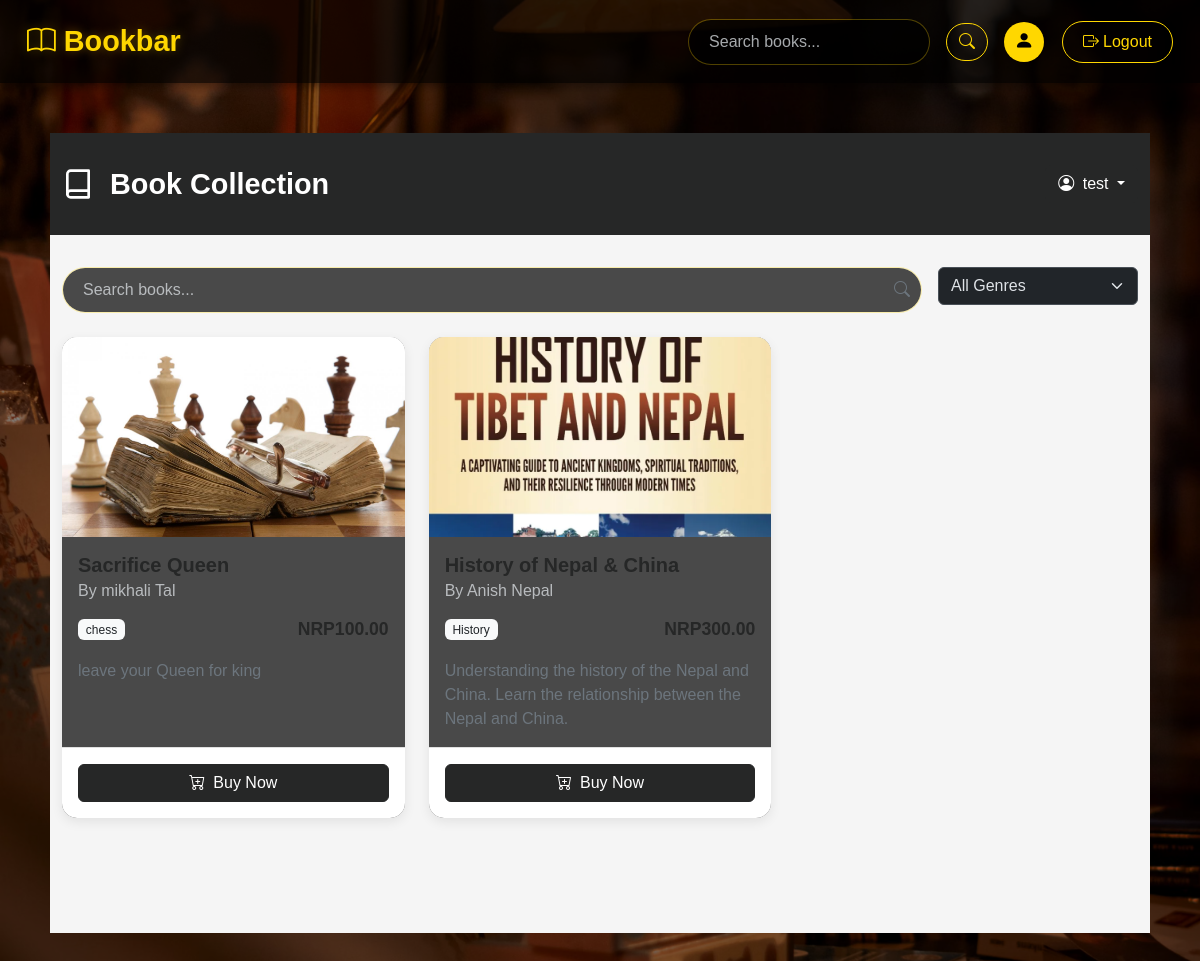
The page /product/book_list/ (signed in) on the database as committed earlier.
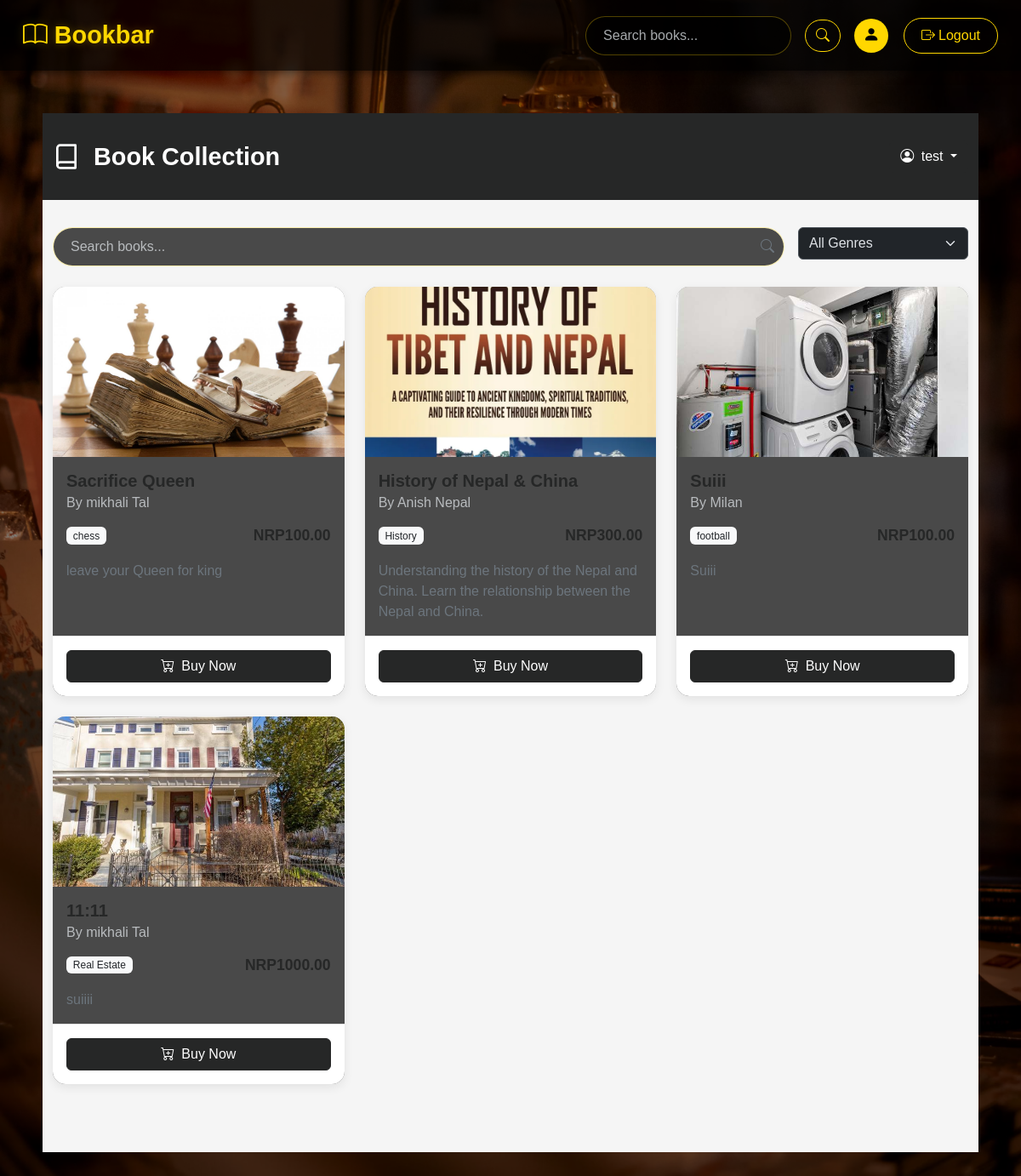
The same page on the database as committed later.
### product/models.py (models this page shows, shortened)
class Book(models.Model):
    Title= models.CharField(max_length=25)
    Author= models.ForeignKey(Author, on_delete=models.CASCADE)
    Descriptions= models.TextField()
    Genere= models.CharField(max_length=15)
    Price =models.DecimalField(max_digits=6 , decimal_places=2)
    Cover_Page= models.ImageField(upload_to='image/')

class Author(models.Model):
    Name= models.CharField(max_length=100)
    DOB= models.DateField(blank=True, null=True)
    Education= models.CharField(max_length=250)

### product/views.py (the view)
# urls.py: path('book_list/', views.book_list, name='book_list'),
@login_required
def book_list(request):
    book = Book.objects.all()
    return render(request,'book_list.html', {'book': book})

### product/templates/book_list.html (shortened to what the changed rows need)
{% extends 'base.html' %}
{% block content %}
<div class="book-list-container">
    <div class="header-section">
        <div class="container">
            <div class="d-flex justify-content-between align-items-center flex-wrap">
                <div class="header-title">
                    <h1>Book Collection</h1>
                </div>
            </div>
        </div>
    </div>
    <div class="container main-content">
        {% if book %}
            <div class="row row-cols-1 row-cols-md-2 row-cols-lg-3 g-4 book-grid">
                {% for b in book %}
                    <div class="col book-item" data-title="{{ b.Title|lower }}" data-genre="{{ b.Genere|lower }}">
                        <div class="card h-100 book-card">
                            <div class="book-cover-container">
                                {% if b.Cover_Page %}
                                    <img src="{{ b.Cover_Page.url }}" class="card-img-top book-cover" alt="{{ b.Title }}">
                                {% else %}
                                    <div class="no-cover">
                                        <i class="bi bi-book"></i>
                                        <span>No Cover</span>
                                    </div>
                                {% endif %}
                            </div>
                            <div class="card-body">
                                <h5 class="card-title">{{ b.Title }}</h5>
                                <h6 class="card-subtitle mb-2 text-muted">By {{ b.Author.Name }}</h6>
                                <div class="book-details">
                                    <span class="badge bg-light text-dark genre-badge">{{ b.Genere }}</span>
                                    <span class="price-tag">NRP{{ b.Price }}</span>
                                </div>
                                <p class="card-text description">{{ b.Descriptions }}</p>
                            </div>
                            <div class="card-footer">
                                {% if user.is_authenticated %}
                                    {% if user.is_superuser %}
                                        <div class="admin-actions">
                                            <a href="{% url 'update_book' b.id %}" class="btn btn-sm custom-btn-outline">
                                                <i class="bi bi-pencil me-1"></i>Edit
                                            </a>
                                            <a href="{% url 'delete_book' b.id %}" class="btn btn-sm btn-danger">
                                                <i class="bi bi-trash me-1"></i>Delete
                                            </a>
                                        </div>
                                    {% else %}
                                        <a href="{% url 'buy_book' b.id %}" class="btn custom-btn-dark w-100">
                                            <i class="bi bi-cart-plus me-2"></i>Buy Now
                                        </a>
                                    {% endif %}
                                {% endif %}
                            </div>
                        </div>
                    </div>
                {% endfor %}
            </div>
        {% endif %}
    </div>
</div>
{% endblock %}

Rows that differ between the two databases and show on the page:
added Book: Cover_Page (picture), Title "Suiii", Author.Name "Milan", Genere "football", Price "100.00", Descriptions "Suiii"
added Book: Cover_Page (picture), Title "11:11", Author.Name "mikhali Tal", Genere "Real Estate", Price "1000.00", Descriptions "suiiii"
